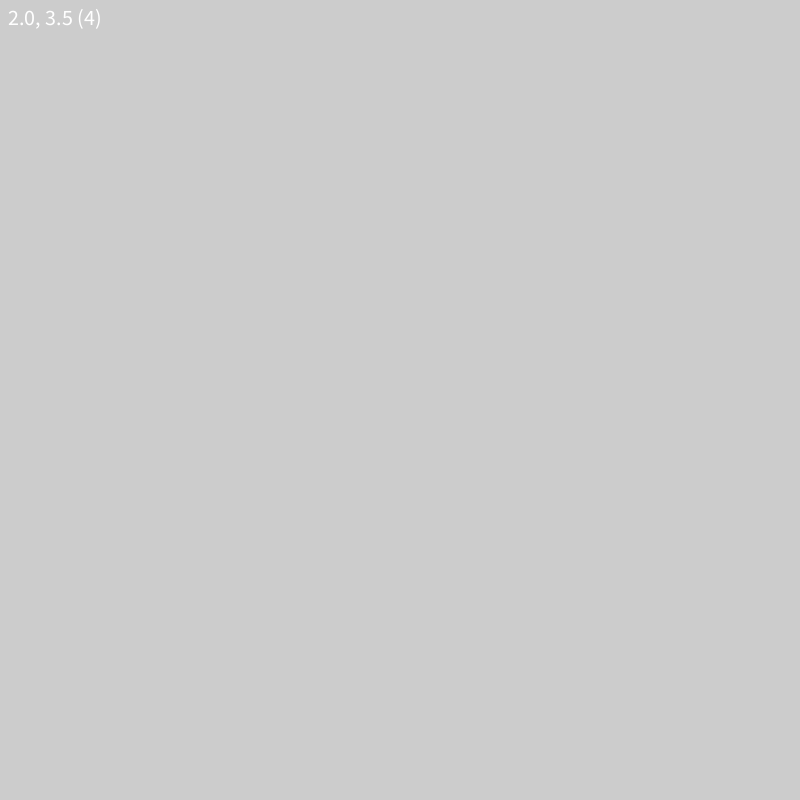
Frame 1 (no input)
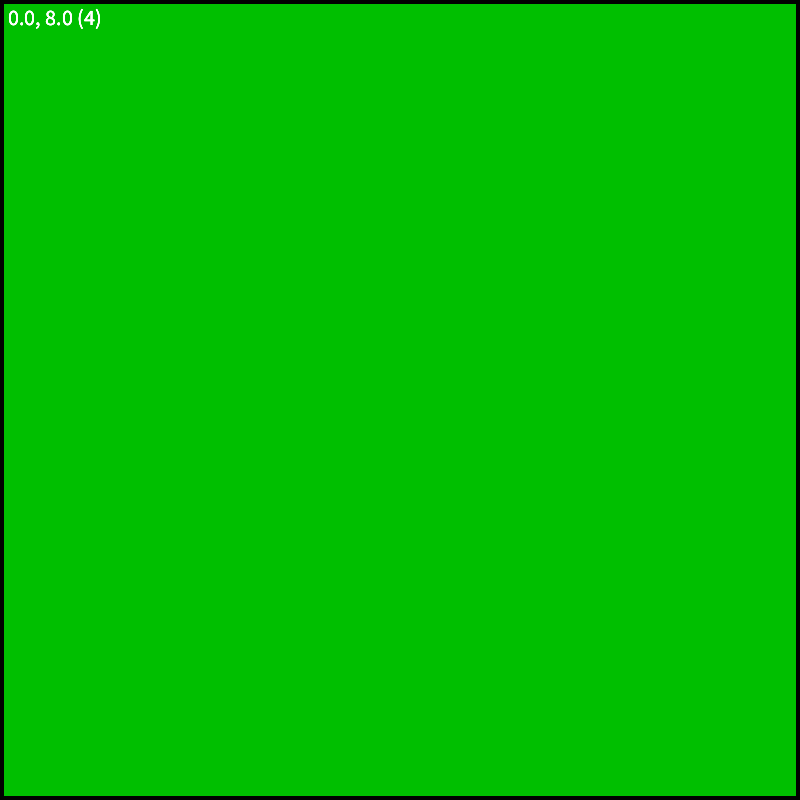
Frame 60 (the mouse pressed at the canvas centre just before this capture)
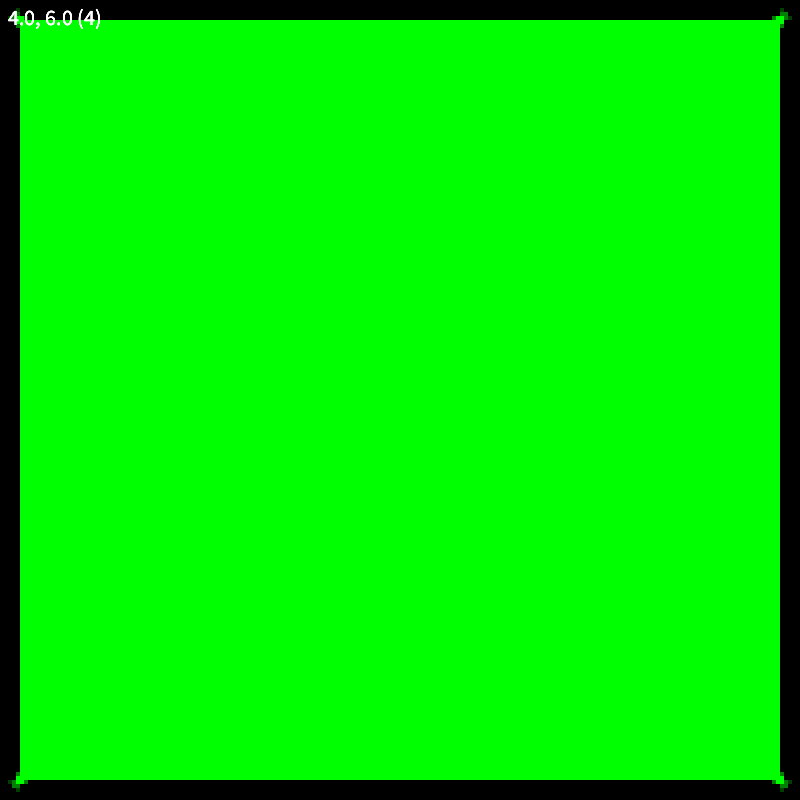
Frame 120 (the mouse held since frame 60 and released just before this capture)

The Processing sketch that drew these frames (run headless with seeded random() and noise(); from frame 60 on, the mouse is pressed at the canvas centre):

// Processing sketch: GoL_float
// ── GoL_float.pde
GoL game;
int t, skip, x1, y1;
boolean pause;

void setup() {
  size(800,800);
  t = 0;
  skip = 4;
  pause = false;
  textSize(22);
  game = new GoL();
}

void draw() {
  int a = int(map(mouseX,0,width,0,8.9));
  int b = int(map(mouseY,height,0,0,8.9));
  if (t >= skip &! pause) {
    background(0);
    game.run();
    game.display();
    t = 0;
  }
  fill(255);
  text(String.valueOf(game.incLT)+", "+String.valueOf(game.incUT)+" ("+
      String.valueOf(skip)+")",8,25);
  t++;
}

void keyPressed() {
  if (key == 'q') {
    game.init();
  } else if (key == 'e') {
    game.board[int(width/(2*game.unit))][int(height/(2*game.unit))] = 1;
  } else if (key == 'r') {
    for (int i = 1; i < game.cols-1; i++) {
      game.board[i][0] = 1;
      game.board[i][game.cols-1] = 1;
    }
    for (int j = 1; j < game.rows-1; j++) {
      game.board[0][j] = 1;
      game.board[game.rows-1][j] = 1;
    }
  }
  else if (key == 'w') {
    game.kill();
  }
  else if (key == 'z' && skip > 1) skip--;
  else if (key == 'c') skip++;
  else if (key == 'x') {
    if (pause) pause = false;
    else pause = true;
  }
}

void mousePressed() {
  x1 = int(mouseX/game.unit);
  y1 = int(mouseY/game.unit);
}

void mouseReleased() {
  int x2 = int(mouseX/game.unit);
  int y2 = int(mouseY/game.unit);
  for (int i = min(x1,x2); i <= max(x1,x2); i++) {
    for (int j = min(y1,y2); j <= max(y1,y2); j++) {
      game.board[i][j] = 1;
    }
  }
}
// ── GoL.pde
class GoL {
  int unit, cols, rows;
  float incLT, incUT;
  float[][] board;
  
  GoL() {
    unit = 4;
    incLT = 2;
    incUT = 3.5;
    init();
  }
  
  void init() {
    cols = width/unit;
    rows = height/unit;
    board = new float[cols][rows];
    for (int i = 1; i < cols-1; i++) {
      for (int j = 1; j < rows-1; j++) {
        board[i][j] = random(0,1);
      }
    }
  }
  
  void run() {
    float delta = 0.25;
    incLT = map(mouseX,0,width,0,8);
    incUT = map(mouseY,height,0,incLT,8);
    float[][] next = new float[cols][rows];
    for (int i = 1; i < cols-1; i++) {
      for (int j = 1; j < rows-1; j++) {
        float c = board[i][j];
        if (c > 1)        c = 1;
        else if (c < -1)  c = -1;
        float t = - c;
        for (int k = -1; k < 2; k++) {
          for (int l = -1; l < 2; l++) {
            t += board[i+k][j+l];
          }
        }
        if (t < incLT || t > incUT) next[i][j] = c-delta;
        else next[i][j] = c+10*delta;
      }
    }
    board = next;
  }
  
  void display() {
    noStroke();
    for (int i = 1; i < cols-1; i++) {
      for (int j = 1; j < rows-1; j++) {
        fill(0,map(board[i][j],0,1,0,255),0);
        rect(i*unit,j*unit,unit,unit);
      }
    }
  }
  
  void kill() {
    for (int i = 1; i < cols-1; i++) {
      for (int j = 1; j < rows-1; j++) {
        board[i][j] = 0;
      }
    }
  }
}
